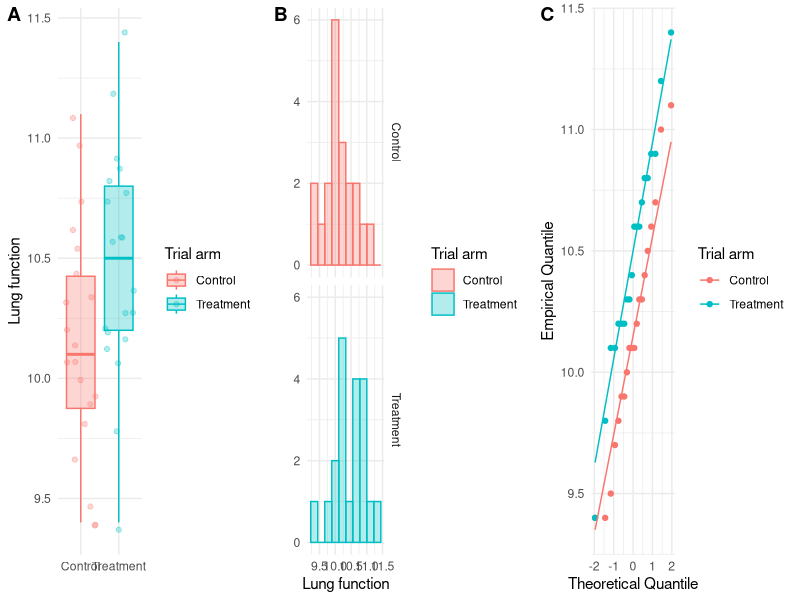
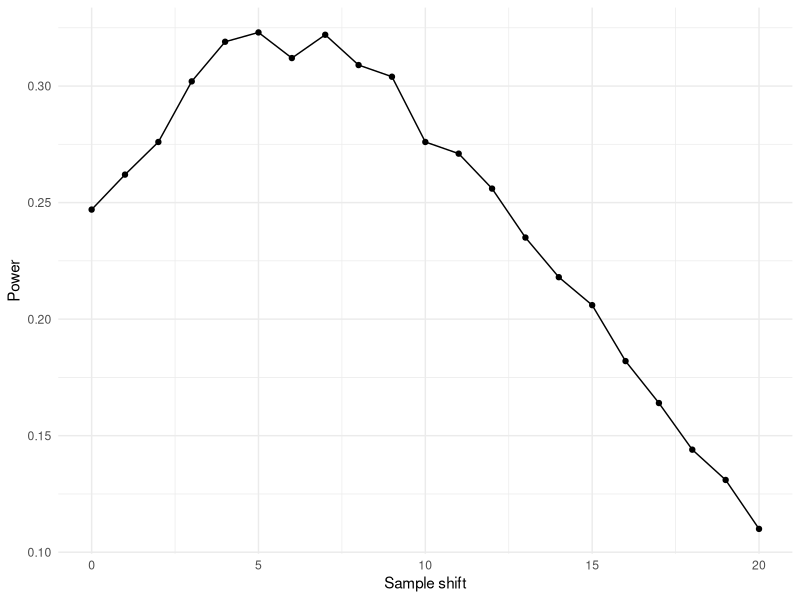

R code for these plots, in order:
## ---- chunk 1
library(knitr)
knitr::opts_chunk$set(echo = TRUE, include = TRUE, fig.align = "center")
knitr::opts_knit$set(global.par = TRUE)
## ---- chunk 2
library(tidyverse); options(dplyr.summarise.inform = FALSE) # suppress summarise warnings
set.seed(42)
## ---- chunk 3
lung_data <- read.csv("./data/lung_data.csv")
## ---- chunk 4
lung_data %>% group_by(Trial.arm) %>% 
  summarize(
    Mean =  signif(mean(Lung.function), 4), 
    Sd = signif(sd(Lung.function), 2),  
    Min = min(Lung.function), 
    Median = median(Lung.function),  
    Max = max(Lung.function), 
    IQR = IQR(Lung.function), 
    N = n()) %>%
  kable(caption = "Descriptive statistics of the lung data.", 
        col.names = c("Trial arm", colnames(.)[-1]))
## ---- chunk 5
library(cowplot)
p <- ggplot(lung_data) + theme_minimal()

p1 <- p + geom_boxplot(aes(x = Trial.arm, y = Lung.function, color = Trial.arm,
                           fill=Trial.arm), 
      outlier.shape = NA, alpha = 0.3) +
  geom_jitter(aes(x = Trial.arm, y = Lung.function, color = Trial.arm), alpha = 0.3) +
  scale_y_continuous("Lung function") + scale_x_discrete("") +
  scale_color_discrete("Trial arm") + scale_fill_discrete("Trial arm")

p2 <- p + geom_histogram(aes(x = Lung.function, color = Trial.arm, fill = Trial.arm), 
      alpha = 0.3, bins = 10) +
  scale_y_continuous("") + scale_x_continuous("Lung function") +
  scale_color_discrete("Trial arm") + scale_fill_discrete("Trial arm") + 
  facet_grid(Trial.arm ~ .)

p3 <- p + stat_qq(aes(sample = Lung.function, color = Trial.arm)) +
  stat_qq_line(aes(sample = Lung.function, color = Trial.arm)) + 
  scale_color_discrete("Trial arm") +
  scale_x_continuous("Theoretical Quantile") + scale_y_continuous("Empirical Quantile")

plot_grid(p1, p2, p3,
  align = "vh", ncol = 3, labels = c("A", "B", "C"))
## ---- chunk 6
lung_t_test <- t.test(Lung.function ~ Trial.arm, lung_data)
lung_t_test
## ---- chunk 7
lung_data %>% group_by(Trial.arm) %>% 
  summarize(
    Mean =  signif(mean(Lung.function), 4), 
    Sd = signif(sd(Lung.function), 2), 
    Min = min(Lung.function), 
    Median = median(Lung.function),  
    Max = max(Lung.function), 
    IQR = IQR(Lung.function), 
    N = n()) %>%
  kable(caption = "\\label{report.table}Descriptive statistics of the lung data.", 
        col.names = c("Trial arm", colnames(.)[-1]))
## ---- chunk 8
n_reps <- 4e3 # how many repetitions
p_vals <- rep(NA, n_reps) # to store the p-values
for (ii in 1:n_reps) {
  test_samples <- runif(50, min = -sqrt(3), max = sqrt(3)) - 0.25 # treatment group
  control_samples <- runif(50, min = -sqrt(3), max = sqrt(3)) # control group
  p_vals[ii] <- t.test(test_samples, control_samples)$p.value # t-test
}
mean(p_vals < 0.05) # the power given by the fraction of significant tests
## ---- chunk 9
n_reps <- 4e3 # the number of repetitions
sample_shifts <- 0:20 # the possible shifts
p_vals_df <- data.frame() # start with an empty dataframe

for (s_shift in sample_shifts) { # loop over possible shifts
  p_vals <- rep(NA, n_reps) # to store the p-values
  for (ii in 1:n_reps) {
    test_samples <- rnorm(50, mean = -0.25, sd = 1) # treatment group
    test_samples[1] <- test_samples[1] - s_shift # shift one to make it an outlier
    control_samples <- rnorm(50, mean = 0, sd = 1) # control group
    p_vals[ii] <- t.test(test_samples, control_samples)$p.value # t-test
  }
  # build a local data frame for the repetitions with a given shift
  local_df <- data.frame(sample_shift = s_shift, p_vals = p_vals)
  p_vals_df <- rbind(p_vals_df, local_df) # append to the full data frame
} # end sample shift loop
## ---- chunk 10
p_vals_df %>% group_by(sample_shift) %>%
  summarize(power = mean(p_vals < 0.05) %>% signif(3)) -> power_df
## ---- chunk 11
power_df %>%
  ggplot() +
  geom_point(aes(x = sample_shift, y = power)) +
  geom_line(aes(x = sample_shift, y = power)) +
  scale_x_continuous("Sample shift") + 
  scale_y_continuous("Power") + 
  theme_minimal() 
